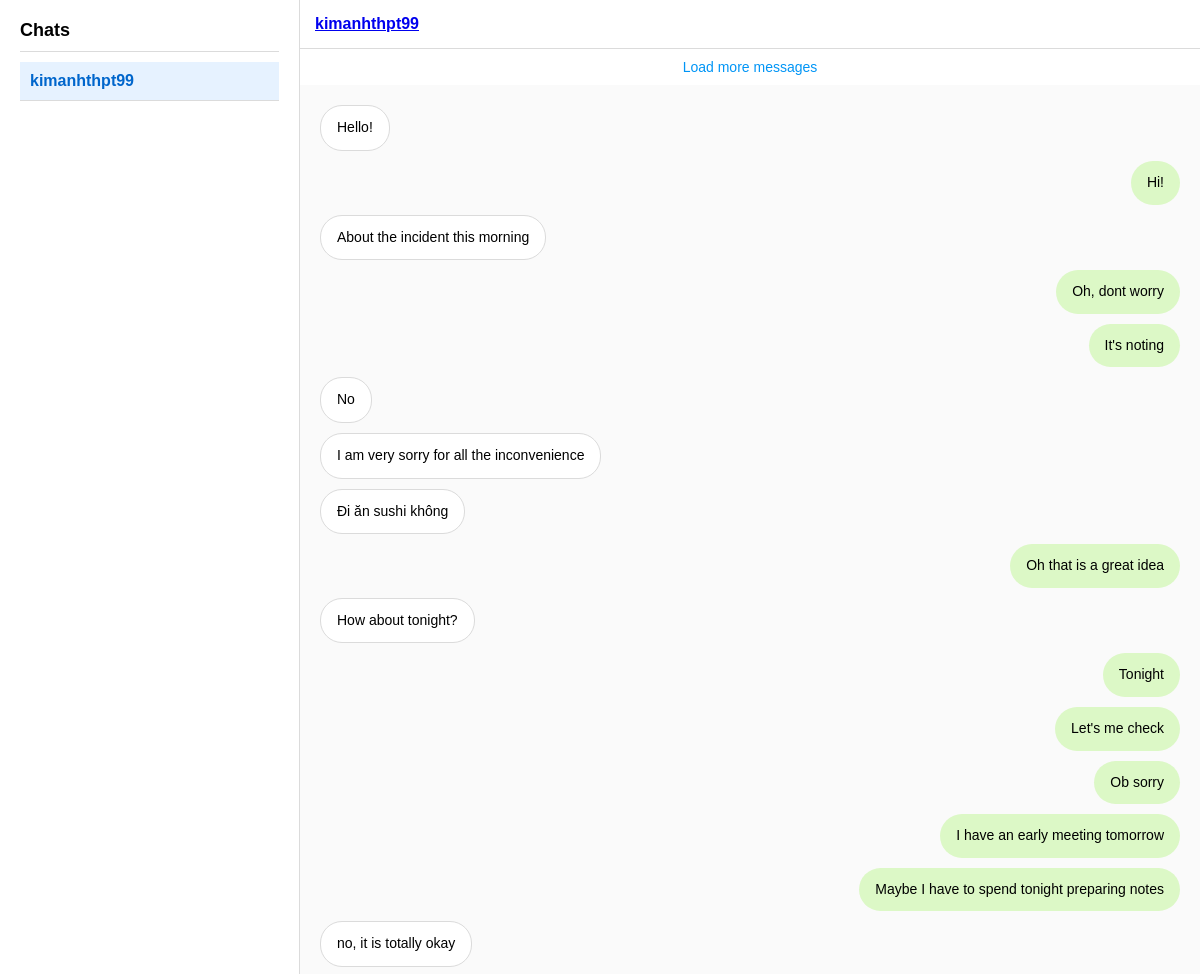
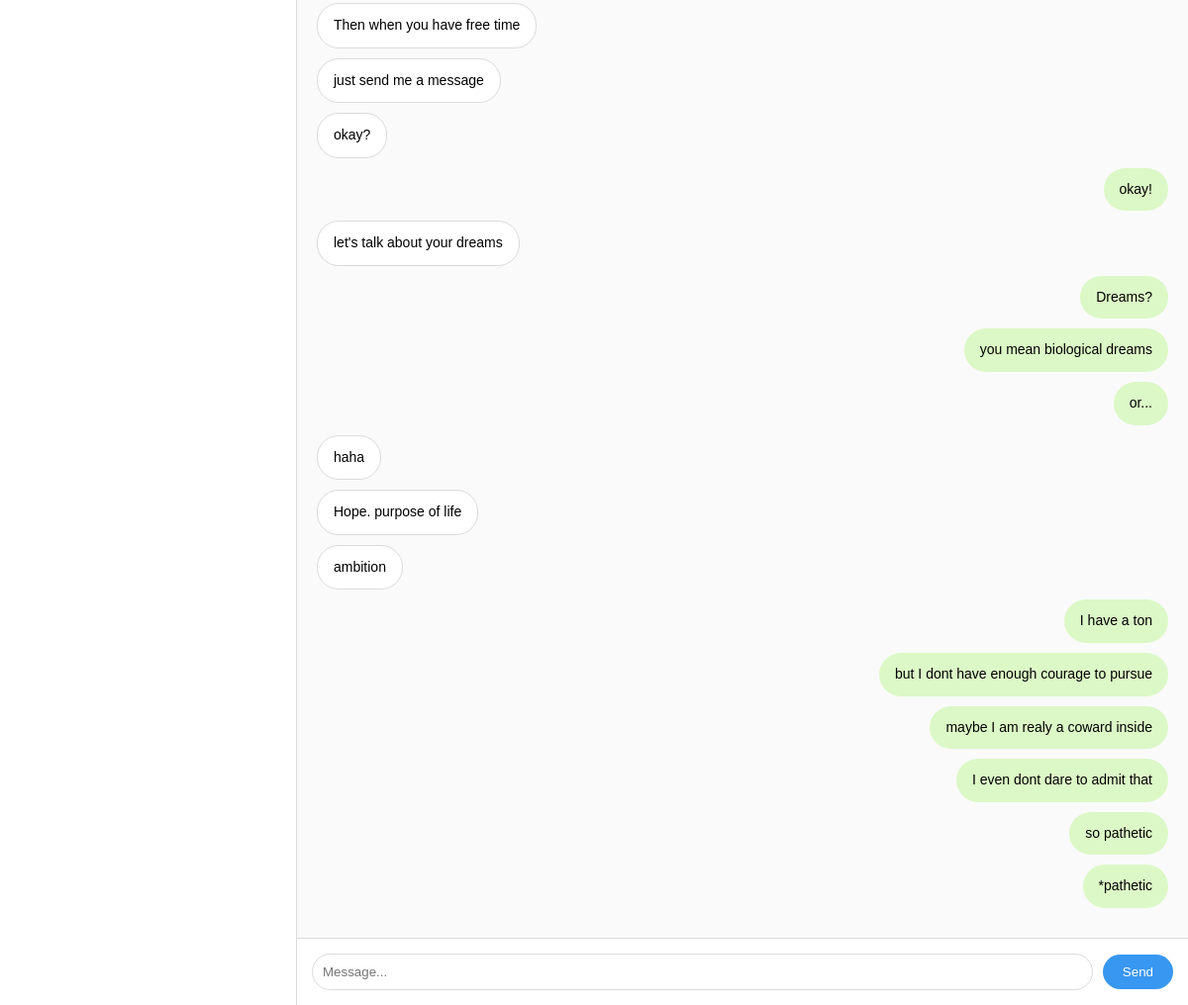
Page /chat/room/1/ (signed in) on the committed database (2 pictures, top to bottom).
### authy/models.py (models this page shows, shortened)
class User(AbstractBaseUser,PermissionsMixin):
    email = models.EmailField(blank=True,default='',unique=True)
    name = models.CharField(max_length=150,blank=True,default='')
    is_active = models.BooleanField(default=True)
    is_superuser = models.BooleanField(default=False)
    is_staff = models.BooleanField(default=False)
    objects = CustomUserManager()
    USERNAME_FIELD = 'email'
    EMAIL_FIELD = 'email'
    REQUIRED_FIELDS = []
    class Meta:
        verbose_name = 'User'
        verbose_name_plural = 'Users'
    def get_short_name(self):
        return self.name or self.email.split('@')[0]

### chat/models.py (models this page shows, shortened)
class ChatMessage(models.Model):
    room = models.ForeignKey(ChatRoom, on_delete=models.CASCADE)
    user = models.ForeignKey(User, on_delete=models.CASCADE)
    content = models.TextField()
    timestamp = models.DateTimeField(auto_now_add=True)

### chat/views.py (the view)
# urls.py: path('room/<int:user_id>/',views.chat_room,name='room'),
@login_required
def chat_room(request, user_id):
    user2 = get_object_or_404(User, id=user_id)
    current_user = request.user
    other_user = get_object_or_404(User,id=user_id)
    if user_id < current_user.id:
        chat_room,created = ChatRoom.objects.get_or_create(user1=other_user,user2=current_user)
    else:
        chat_room, created = ChatRoom.objects.get_or_create(user2=other_user,user1=current_user)
    if not created:
        messages = ChatMessage.objects.filter(room=chat_room)
        messages = messages.order_by('-timestamp')[:50]
        last_message_id = messages[len(messages)-1].id
    else:
        messages = list()
        last_message_id = None
    all_chat_rooms = ChatRoom.objects.filter(
            Q(user1=current_user) | Q(user2=current_user)
    )
    other_users = list()
    for room in all_chat_rooms:
        if room.user1 == current_user:
            other_users.append(room.user2)
        else:
            other_users.append(room.user1)
    return render(request, 'room_test.html', {
        'user2': user2,
        'messages':messages,
        'last_message_id':last_message_id,
        'other_users':other_users,
        'requesting_profile':current_user.profile,
    })

### direct/views.py (called while the page is built)
def checkDirects(request):
	directs_count = 0
	if request.user.is_authenticated:
		directs_count = Message.objects.filter(user=request.user, is_read=False).count()
	return {'directs_count':directs_count}

### notifications/views.py (called while the page is built)
def CountNotifications(request):
	count_notifications = 0
	if request.user.is_authenticated:
		count_notifications = Notification.objects.filter(user=request.user, is_seen=False).count()
	return {'count_notifications':count_notifications}

### instagram_clone/templates/room_test.html (shortened to what this page needs)
<!DOCTYPE html>
<html lang="en">
<head>
</head>
<body>
    <div class="chat-container">
        <div class="sidebar">
            <h2>Chats</h2>
            <ul class="chat-list">
                {% for user in other_users %}
                <li class="chat-list-item {% if user.id == user2.id %}active-chat{% endif %}">
                    <a href="{% url 'chat:room' user.id %}" {% if user.id == user2.id %}class="active-link"{% endif %}>
                        {{ user.get_short_name }}
                    </a>
                </li>
                {% endfor %}
            </ul>
        </div>
        <div class="chat-area">
            <div class="chat-header">
                <a href = "{% url 'profile' user2.profile.slug %}">
                    {{ user2.get_short_name }}
                </a>
            </div>
            <div id="load-more" class="load-more">Load more messages</div>
            <div class="message-list" id="chat-log">
                {% for message in messages %}
                <div class="message {% if message.user_id == request.user.id %}sent{% else %}received{% endif %}">
                    {{ message.content }}
                </div>
                {% endfor %}
            </div>
            <div class="message-input">
                <input type="text" id="chat-message-input" placeholder="Message...">
                <button id="chat-message-submit">Send</button>
            </div>
        </div>
    </div>
</body>
</html>

### instagram_clone/templates/room_test.html (style rules this page uses)
body { font-family: Arial, sans-serif; margin: 0; padding: 0; background-color: #f0f0f0; height: 100vh; display: flex; justify-content: center; align-items: center; }
.chat-container { width: 100%; height: 100%; background-color: #ffffff; display: flex; box-shadow: 0 1px 3px rgba(0, 0, 0, 0.1); }
.sidebar { width: 300px; border-right: 1px solid #dbdbdb; display: flex; flex-direction: column; padding: 20px; box-sizing: border-box; }
.sidebar h2 { margin-top: 0; margin-bottom: 10px; font-size: 18px; border-bottom: 1px solid #dbdbdb; padding-bottom: 10px; }
.chat-list { list-style: none; padding: 0; margin: 0; overflow-y: auto; flex: 1; }
.chat-list-item { padding: 10px; cursor: pointer; border-bottom: 1px solid #dbdbdb; }
.chat-list-item.active-chat { background-color: #e6f2ff; }
.chat-list-item a { text-decoration: none; color: #333; }
.chat-list-item a.active-link { color: #0066cc; font-weight: bold; }
.chat-area { flex: 1; display: flex; flex-direction: column; height: 100%; }
.chat-header { padding: 15px; border-bottom: 1px solid #dbdbdb; display: flex; align-items: center; font-size: 16px; font-weight: bold; }
.message-list { flex: 1; overflow-y: auto; padding: 20px; display: flex; flex-direction: column-reverse; background-color: #fafafa; }
.message { max-width: 60%; margin-bottom: 10px; padding: 12px 16px; border-radius: 22px; word-wrap: break-word; font-size: 14px; line-height: 1.4; }
.message.sent { align-self: flex-end; background-color: #dcf8c6; }
.message.received { align-self: flex-start; background-color: #ffffff; border: 1px solid #dbdbdb; }
.message-input { padding: 15px; border-top: 1px solid #dbdbdb; display: flex; align-items: center; }
#chat-message-input { flex: 1; padding: 10px; border: 1px solid #dbdbdb; border-radius: 22px; margin-right: 10px; outline: none; }
#chat-message-submit { padding: 10px 20px; background-color: #3897f0; color: white; border: none; border-radius: 22px; cursor: pointer; }
.load-more { text-align: center; padding: 10px; cursor: pointer; color: #0095f6; font-size: 14px; }

### rows in the picture
User: get_short_name "kimanhthpt99"
ChatMessage: content "*pathetic"
ChatMessage: content "so pathetic"
ChatMessage: content "I even dont dare to admit that"
ChatMessage: content "maybe I am realy a coward inside"
ChatMessage: content "but I dont have enough courage to pursue"
ChatMessage: content "I have a ton"
ChatMessage: content "ambition"
ChatMessage: content "Hope. purpose of life"
ChatMessage: content "haha"
ChatMessage: content "or..."
ChatMessage: content "you mean biological dreams"
ChatMessage: content "Dreams?"
ChatMessage: content "let's talk about your dreams"
ChatMessage: content "okay!"
ChatMessage: content "okay?"
ChatMessage: content "just send me a message"
ChatMessage: content "Then when you have free time"
ChatMessage: content "no, it is totally okay"
ChatMessage: content "Maybe I have to spend tonight preparing notes"
ChatMessage: content "I have an early meeting tomorrow"
ChatMessage: content "Ob sorry"
ChatMessage: content "Let's me check"
ChatMessage: content "Tonight"
ChatMessage: content "How about tonight?"
ChatMessage: content "Oh that is a great idea"
ChatMessage: content "Đi ăn sushi không"
ChatMessage: content "I am very sorry for all the inconvenience"
ChatMessage: content "No"
ChatMessage: content "It's noting"
ChatMessage: content "Oh, dont worry"
ChatMessage: content "About the incident this morning"
ChatMessage: content "Hi!"
ChatMessage: content "Hello!"
